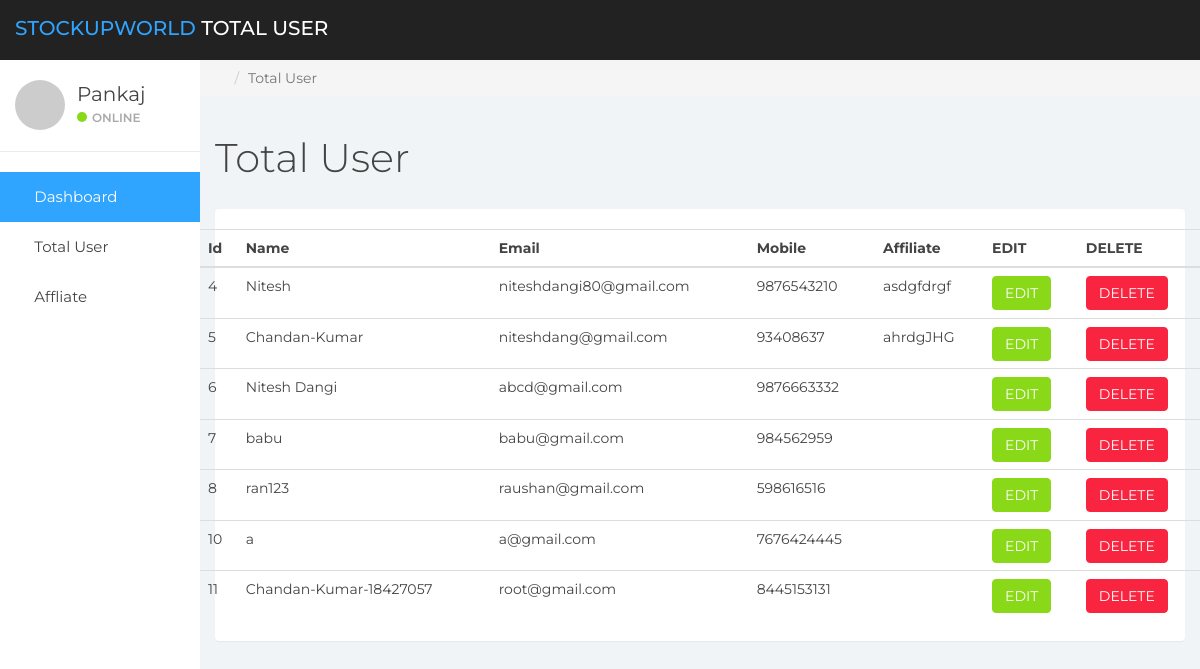
/admin/total_user.php, run on the app's committed database.
### tables this page shows
CREATE TABLE `registration` (
  `id` int(11) NOT NULL,
  `username` varchar(255) NOT NULL,
  `email` varchar(255) NOT NULL,
  `mobile` varchar(255) NOT NULL,
  `password` varchar(255) NOT NULL,
  `cpassword` varchar(255) NOT NULL,
  `affiliate` varchar(255) NOT NULL
);

### admin/total_user.php (the view, shortened to what this page needs)
<?php
include('sidebar/sidebar.php');?>
	<div class="col-sm-9 col-sm-offset-3 col-lg-10 col-lg-offset-2 main">
		<div class="row">
			<ol class="breadcrumb">
				<li><a href="#">
					<em class="fa fa-home"></em>
				</a></li>
				<li class="active">Total User</li>
			</ol>
		</div>
		<div class="row">
			<div class="col-lg-12">
				<h1 class="page-header">Total User</h1>
			</div>
		</div>
		<div class="panel panel-container">
			<div class="row">
				<table class="table" id="dataTable" width="100%" cellspacing="0">
		      <thread>
		        <tr>
							<th>Id</th>
							<th>Name</th>
							<th>Email</th>
							<th>Mobile</th>
							<th>Affiliate</th>
							<th>EDIT</th>
							<th>DELETE</th>
		        </tr>
		      </thread>
							<?php
							 $connection = mysqli_connect("localhost","root","","db_elearning");
							 $query = "SELECT id,username,email,mobile,affiliate FROM registration";
							 $query_run = mysqli_query($connection, $query);
              ?>
    <tbody>
      <?php
      if(mysqli_num_rows($query_run)>0)
      {
        while($row = mysqli_fetch_assoc($query_run))
        {
					?>
					<tr>
						<td> <?php echo $row['id']; ?></td>
						<td> <?php echo $row['username']; ?></td>
						<td> <?php echo $row['email']; ?></td>
						<td> <?php echo $row['mobile']; ?></td>
						<td> <?php echo $row['affiliate']; ?></td>
						<td>
								<form action="register_edit.php" method="post">
										<button type="submit" name="edit_btn" class="btn btn-success">EDIT</button>
								</form>
						</td>
						<td>
								<button type="submit"class="btn btn-danger">DELETE</button>
						</td>
					<tr>
        <?php
			   }
      }
			else{
					echo 'No Record found';
				}
				?>
    </tbody>
  	</table>
	</div>
</div>
</div>
</body>
</html>

### admin/sidebar/sidebar.php (shortened to what this page needs)
<!DOCTYPE html>
<html>
<head>
	<link href="css/bootstrap.min.css" rel="stylesheet">
	<link href="css/font-awesome.min.css" rel="stylesheet">
	<link href="css/styles.css" rel="stylesheet">
</head>
<body>
	<nav class="navbar navbar-custom navbar-fixed-top" role="navigation">
		<div class="container-fluid">
			<div class="navbar-header">
				<a class="navbar-brand" href="#"><span>StockUpWorld </span>TOTAL USER</a>
	</nav>
	<div id="sidebar-collapse" class="col-sm-3 col-lg-2 sidebar">
		<div class="profile-sidebar">
			<div class="profile-userpic">
				<img src="http://placehold.it/50/30a5ff/fff" class="img-responsive" alt="">
			</div>
		<div class="profile-usertitle">
				<div class="profile-usertitle-name">Pankaj</div>
				<div class="profile-usertitle-status"><span class="indicator label-success"></span>Online</div>
		</div>
		</div>
		<ul class="nav menu">
			<li class="active"><a href="manage-users.php"><em class="fa fa-dashboard">&nbsp;</em> Dashboard</a></li>
			<li ><a href="total_user.php"><em class="fa fa-dashboard">&nbsp;</em> Total User</a></li>
			<li ><a href="affliate.php"><em class="fa fa-dashboard">&nbsp;</em> Affliate</a></li>
		</ul>
	</div>
</body>
</html>

### admin/css/styles.css (style rules this page uses)
body { background: #f1f4f7; padding-top: 60px; font-size: 14px; color: #444444; font-family: "Montserrat", "Helvetica Neue", Helvetica, Arial, sans-serif; }
a, a:hover, a:focus { color: #30a5ff; }
h1, h2, h3, h4, h5, h6 { color: #444444; }
h1 { font-weight: 300; font-size: 40px; }
.navbar-custom { background: #222; height: 60px; }
.navbar-header .navbar-brand { color: #fff; font-size: 20px; text-transform: uppercase; font-weight: 500; height: 60px; padding-top: 18px; }
.navbar-header .navbar-brand span { color: #30a5ff; }
.btn-success, .btn-success:hover, .btn-success:focus, .btn-success:active, .btn-success.active, .open > .dropdown-toggle.btn-success, .btn-success.disabled, .btn-success[disabled], fieldset[disabled] .btn-success, .btn-success.disabled:hover, .btn-success[disabled]:hover, fieldset[disabled] .btn-success:hover, .btn-success.disabled:focus, .btn-success[disabled]:focus, fieldset[disabled] .btn-success:focus, .btn-success.disabled:active, .btn-success[disabled]:active, fieldset[disabled] .btn-success:active, .btn-success.disabled.active, .btn-success[disabled].active, fieldset[disabled] .btn-success.active { background-color: #8ad919; border-color: #8ad919; }
.btn-danger, .btn-danger:hover, .btn-danger:focus, .btn-danger:active, .btn-danger.active, .open > .dropdown-toggle.btn-danger, .btn-danger.disabled, .btn-danger[disabled], fieldset[disabled] .btn-danger, .btn-danger.disabled:hover, .btn-danger[disabled]:hover, fieldset[disabled] .btn-danger:hover, .btn-danger.disabled:focus, .btn-danger[disabled]:focus, fieldset[disabled] .btn-danger:focus, .btn-danger.disabled:active, .btn-danger[disabled]:active, fieldset[disabled] .btn-danger:active, .btn-danger.disabled.active, .btn-danger[disabled].active, fieldset[disabled] .btn-danger.active { background-color: #f9243f; border-color: #f9243f; }
.label-success { background-color: #8ad919; }
.panel { border: 0; }
.panel-container { padding-top: 20px; }
.navbar { border: 0; }
.sidebar { display: block; padding: 0; display: none; box-shadow: none; background: #fff; }
.sidebar ul { margin: 20px 0px; }
@media (min-width: 768px) { .sidebar { display: block; position: fixed; top: 60px; bottom: 0; left: 0; z-index: 1000; display: block; margin: 0; padding: 0; overflow-x: hidden; overflow-y: auto; } }
@media (min-width: 768px) { .navbar-header { width: 100%; } }
.sidebar ul.nav .active a, .sidebar ul.nav li.parent a.active, .sidebar ul.nav .active > a:hover, .sidebar ul.nav li.parent a.active:hover, .sidebar ul.nav .active > a:focus, .sidebar ul.nav li.parent a.active:focus { color: #fff; background-color: #30a5ff; }
.sidebar ul.nav li a { height: 50px; font-size: 15px; line-height: 2em; color: #444444; }
.profile-sidebar { padding: 10px 0; border-bottom: 1px solid #e9ecf2; }
.indicator { width: 10px; height: 10px; display: inline-block; border-radius: 9999px; margin-right: 5px; }
.profile-userpic img { float: left; margin: 10px 0px 0px 15px; width: 50px; height: 50px; border-radius: 9999px !important; }
.profile-usertitle { float: left; text-align: left; margin: 10px 0 0 12px; }
.profile-usertitle-name { font-size: 20px; margin-bottom: 0px; }
.profile-usertitle-status { text-transform: uppercase; color: #AAA; font-size: 12px; font-weight: 600; margin-bottom: 15px; }
h1.page-header { margin-top: 20px; border-bottom: 0; }

### data on the page
registration: id "4", username "Nitesh", email "niteshdangi80@gmail.com", mobile "9876543210", affiliate "asdgfdrgf"
registration: id "5", username "Chandan-Kumar", email "niteshdang@gmail.com", mobile "93408637", affiliate "ahrdgJHG"
registration: id "6", username "Nitesh Dangi", email "abcd@gmail.com", mobile "9876663332"
registration: id "7", username "babu", email "babu@gmail.com", mobile "984562959"
registration: id "8", username "ran123", email "raushan@gmail.com", mobile "598616516"
registration: id "10", username "a", email "a@gmail.com", mobile "7676424445"
registration: id "11", username "Chandan-Kumar-18427057", email "root@gmail.com", mobile "8445153131"
